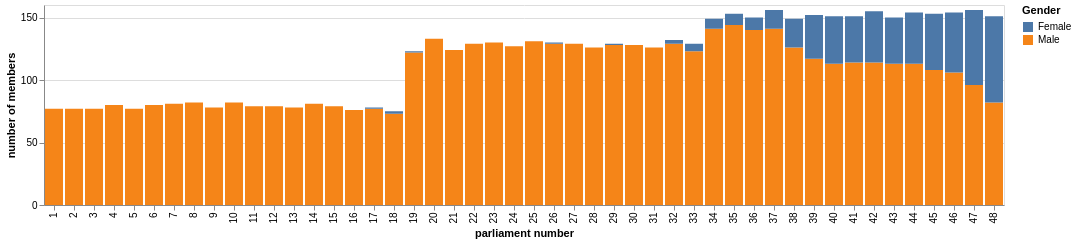
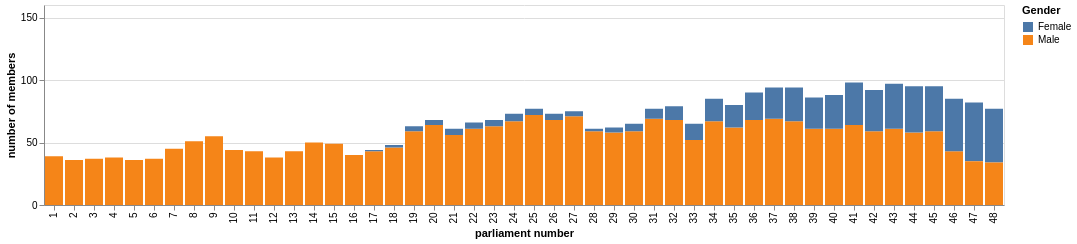

Notebook cell for these charts, in order:
### Markdown cell above
The aggregated data from the Parliamentary Handbook doesn't specify which house a member was in during a particular parliament. To find that, we can compare their service details with the dates of each parliament. Once we've split the parliaments data into houses, we can chart the gender breakdown by house.

### Code cell
#| label: fig-gender-parliaments-split
#| layout: [[1], [1]]
#| fig-cap: "Gender breakdown by parliament and house"
#| fig-subcap: 
#|   - "House of Representatives"
#|   - "Senate"

# Load data about parliaments
df_parl_dates = pd.read_json("https://handbookapi.aph.gov.au/api/StatisticalInformation/Parliaments", convert_dates=["DateElection", "DateDissolution"])

def is_in_range(dates, parl_num):
    """
    Checks to see if the supplied date range overlaps with the date range of the specified parliament
    """
    # Parliament dates
    date_start, date_end = list(df_parl_dates.iloc[df_parl_dates["Number"] == parl_num][["DateElection", "DateDissolution"]].values[0])
    # Service dates to test for overlap
    test_dates = [datetime.fromisoformat(d) for d in dates]
    if pd.notnull(date_end):
        return date_start <= test_dates[1] and date_end >= test_dates[0]
    else:
        return date_start <= test_dates[1] and datetime.now() >= test_dates[0]

def check_dates(dates, parls):
    """
    Compares a list of service dates with the dates of the supplied parliaments.
    Returns a list of parliaments ids that overlap.
    """
    checked_parls = []
    for parl_num in parls:
        for date in dates:
            if is_in_range(date, parl_num):
                checked_parls.append(parl_num)
    return list(set(checked_parls))

def find_house_parliaments(row):
    """
    Try to identify which house a member was in for the list of parliaments in the `RepresentedParliaments` field.
    """
    # Members who only served in one house
    if len(row["MPorSenator"]) == 1:
        if row["MPorSenator"][0] == "Member":
            house_parls = row["RepresentedParliaments"]
            senate_parls = []
        else:
            senate_parls = row["RepresentedParliaments"]
            house_parls = []
    # Members who served in both houses
    else:
        senate_dates = []
        house_dates = []
        # Get service records, these don't say what house they relate to
        services = row["PartyParliamentaryService"]
        # Get electorate records, these obviously are for Reps only
        electorates = row["ElectorateService"]
        elec_dates = [e["ServiceStart"] for e in electorates]
        # Looks for matches between the dates of service records and elecorate records
        # If the dates match then the service record relates to Reps,
        # otherwise it's a Senate record.
        for service in services:
            if service["DateStart"] in elec_dates:
                house_dates.append([service["DateStart"], service["DateEnd"]])
            else:
                senate_dates.append([service["DateStart"], service["DateEnd"]])
        # Get parliaments that overlap with service records
        house_parls = check_dates(house_dates, row["RepresentedParliaments"])
        senate_parls = check_dates(senate_dates, row["RepresentedParliaments"])
        
    return pd.Series([house_parls, senate_parls])

df[["house_parls", "senate_parls"]] = df.apply(find_house_parliaments, axis=1)

df_house_parls = df.explode("house_parls", ignore_index=True)
df_senate_parls = df.explode("senate_parls", ignore_index=True)

parl_gender_house = df_house_parls.value_counts(["Gender", "house_parls"]).to_frame().reset_index()
parl_gender_house.columns = ["Gender", "parls", "count"]
parl_gender_house_chart = parl_gender_base.properties(data=parl_gender_house, height=200)

parl_gender_senate = df_senate_parls.value_counts(["Gender", "senate_parls"]).to_frame().reset_index()
parl_gender_senate.columns = ["Gender", "parls", "count"]
parl_gender_senate_chart = parl_gender_base.properties(data=parl_gender_senate, height=200)
parl_gender_senate_chart.encoding.y = parl_gender_senate_chart.encoding.y.scale(domain=(0, 160))

display(parl_gender_house_chart, parl_gender_senate_chart)

### Figure 1 — Vega-Lite specification as saved in the notebook (floating-point values rounded to 4 significant figures)
{"config": {"view": {"continuousWidth": 300, "continuousHeight": 300}}, "data": {"name": "data-9d3829d5e08ed9ee607aba2671540acc"}, "mark": {"type": "bar"}, "encoding": {"color": {"field": "Gender", "type": "nominal"}, "tooltip": [{"field": "parls", "title": "parliament", "type": "quantitative"}, {"field": "Gender", "title": "gender", "type": "nominal"}, {"field": "count", "title": "number of members", "type": "quantitative"}], "x": {"field": "parls", "title": "parliament number", "type": "ordinal"}, "y": {"field": "count", "scale": {"domain": [0, 160]}, "stack": true, "title": "number of members", "type": "quantitative"}}, "height": 200, "width": "container", "$schema": "https://vega.github.io/schema/vega-lite/v6.4.1.json", "datasets": {"data-9d3829d5e08ed9ee607aba2671540acc": [{"Gender": "Male", "parls": 35, "count": 144}, {"Gender": "Male", "parls": 37, "count": 141}, {"Gender": "Male", "parls": 34, "count": 141}, {"Gender": "Male", "parls": 36, "count": 140}, {"Gender": "Male", "parls": 20, "count": 133}, {"Gender": "Male", "parls": 25, "count": 131}, {"Gender": "Male", "parls": 23, "count": 130}, {"Gender": "Male", "parls": 32, "count": 129}, {"Gender": "Male", "parls": 22, "count": 129}, {"Gender": "Male", "parls": 26, "count": 129}, {"Gender": "Male", "parls": 27, "count": 129}, {"Gender": "Male", "parls": 30, "count": 128}, {"Gender": "Male", "parls": 29, "count": 128}, {"Gender": "Male", "parls": 24, "count": 127}, {"Gender": "Male", "parls": 38, "count": 126}, {"Gender": "Male", "parls": 28, "count": 126}, {"Gender": "Male", "parls": 31, "count": 126}, {"Gender": "Male", "parls": 21, "count": 124}, {"Gender": "Male", "parls": 33, "count": 123}, {"Gender": "Male", "parls": 19, "count": 122}, {"Gender": "Male", "parls": 39, "count": 117}, {"Gender": "Male", "parls": 41, "count": 114}, {"Gender": "Male", "parls": 42, "count": 114}, {"Gender": "Male", "parls": 40, "count": 113}, {"Gender": "Male", "parls": 43, "count": 113}, {"Gender": "Male", "parls": 44, "count": 113}, {"Gender": "Male", "parls": 45, "count": 108}, {"Gender": "Male", "parls": 46, "count": 106}, {"Gender": "Male", "parls": 47, "count": 96}, {"Gender": "Male", "parls": 10, "count": 82}, {"Gender": "Male", "parls": 48, "count": 82}, {"Gender": "Male", "parls": 8, "count": 82}, {"Gender": "Male", "parls": 14, "count": 81}, {"Gender": "Male", "parls": 7, "count": 81}, {"Gender": "Male", "parls": 6, "count": 80}, {"Gender": "Male", "parls": 4, "count": 80}, {"Gender": "Male", "parls": 11, "count": 79}, {"Gender": "Male", "parls": 12, "count": 79}, {"Gender": "Male", "parls": 15, "count": 79}, {"Gender": "Male", "parls": 13, "count": 78}, {"Gender": "Male", "parls": 9, "count": 78}, {"Gender": "Male", "parls": 17, "count": 77}, {"Gender": "Male", "parls": 5, "count": 77}, {"Gender": "Male", "parls": 3, "count": 77}, {"Gender": "Male", "parls": 1, "count": 77}, {"Gender": "Male", "parls": 2, "count": 77}, {"Gender": "Male", "parls": 16, "count": 76}, {"Gender": "Male", "parls": 18, "count": 73}, {"Gender": "Female", "parls": 48, "count": 69}, {"Gender": "Female", "parls": 47, "count": 60}, {"Gender": "Female", "parls": 46, "count": 48}, {"Gender": "Female", "parls": 45, "count": 45}, {"Gender": "Female", "parls": 44, "count": 41}, {"Gender": "Female", "parls": 42, "count": 41}, {"Gender": "Female", "parls": 40, "count": 38}, {"Gender": "Female", "parls": 43, "count": 37}, {"Gender": "Female", "parls": 41, "count": 37}, {"Gender": "Female", "parls": 39, "count": 35}, {"Gender": "Female", "parls": 38, "count": 23}, {"Gender": "Female", "parls": 37, "count": 15}, {"Gender": "Female", "parls": 36, "count": 10}, {"Gender": "Female", "parls": 35, "count": 9}, {"Gender": "Female", "parls": 34, "count": 8}, {"Gender": "Female", "parls": 33, "count": 6}, {"Gender": "Female", "parls": 32, "count": 3}, {"Gender": "Female", "parls": 18, "count": 2}, {"Gender": "Female", "parls": 26, "count": 1}, {"Gender": "Female", "parls": 29, "count": 1}, {"Gender": "Female", "parls": 17, "count": 1}, {"Gender": "Female", "parls": 19, "count": 1}]}}

### Figure 2 — Vega-Lite specification as saved in the notebook (floating-point values rounded to 4 significant figures)
{"config": {"view": {"continuousWidth": 300, "continuousHeight": 300}}, "data": {"name": "data-010b1bbc46c253185b3347ec768c8d59"}, "mark": {"type": "bar"}, "encoding": {"color": {"field": "Gender", "type": "nominal"}, "tooltip": [{"field": "parls", "title": "parliament", "type": "quantitative"}, {"field": "Gender", "title": "gender", "type": "nominal"}, {"field": "count", "title": "number of members", "type": "quantitative"}], "x": {"field": "parls", "title": "parliament number", "type": "ordinal"}, "y": {"field": "count", "scale": {"domain": [0, 160]}, "stack": true, "title": "number of members", "type": "quantitative"}}, "height": 200, "width": "container", "$schema": "https://vega.github.io/schema/vega-lite/v6.4.1.json", "datasets": {"data-010b1bbc46c253185b3347ec768c8d59": [{"Gender": "Male", "parls": 25, "count": 72}, {"Gender": "Male", "parls": 27, "count": 71}, {"Gender": "Male", "parls": 37, "count": 69}, {"Gender": "Male", "parls": 31, "count": 69}, {"Gender": "Male", "parls": 36, "count": 68}, {"Gender": "Male", "parls": 26, "count": 68}, {"Gender": "Male", "parls": 32, "count": 68}, {"Gender": "Male", "parls": 38, "count": 67}, {"Gender": "Male", "parls": 34, "count": 67}, {"Gender": "Male", "parls": 24, "count": 67}, {"Gender": "Male", "parls": 41, "count": 64}, {"Gender": "Male", "parls": 20, "count": 64}, {"Gender": "Male", "parls": 23, "count": 63}, {"Gender": "Male", "parls": 35, "count": 62}, {"Gender": "Male", "parls": 39, "count": 61}, {"Gender": "Male", "parls": 40, "count": 61}, {"Gender": "Male", "parls": 43, "count": 61}, {"Gender": "Male", "parls": 22, "count": 61}, {"Gender": "Male", "parls": 42, "count": 59}, {"Gender": "Male", "parls": 45, "count": 59}, {"Gender": "Male", "parls": 19, "count": 59}, {"Gender": "Male", "parls": 28, "count": 59}, {"Gender": "Male", "parls": 30, "count": 59}, {"Gender": "Male", "parls": 44, "count": 58}, {"Gender": "Male", "parls": 29, "count": 58}, {"Gender": "Male", "parls": 21, "count": 56}, {"Gender": "Male", "parls": 9, "count": 55}, {"Gender": "Male", "parls": 33, "count": 52}, {"Gender": "Male", "parls": 8, "count": 51}, {"Gender": "Male", "parls": 14, "count": 50}, {"Gender": "Male", "parls": 15, "count": 49}, {"Gender": "Female", "parls": 47, "count": 47}, {"Gender": "Male", "parls": 18, "count": 46}, {"Gender": "Male", "parls": 7, "count": 45}, {"Gender": "Male", "parls": 10, "count": 44}, {"Gender": "Male", "parls": 11, "count": 43}, {"Gender": "Male", "parls": 46, "count": 43}, {"Gender": "Female", "parls": 48, "count": 43}, {"Gender": "Male", "parls": 17, "count": 43}, {"Gender": "Male", "parls": 13, "count": 43}, {"Gender": "Female", "parls": 46, "count": 42}, {"Gender": "Male", "parls": 16, "count": 40}, {"Gender": "Male", "parls": 1, "count": 39}, {"Gender": "Male", "parls": 4, "count": 38}, {"Gender": "Male", "parls": 12, "count": 38}, {"Gender": "Male", "parls": 6, "count": 37}, {"Gender": "Male", "parls": 3, "count": 37}, {"Gender": "Female", "parls": 44, "count": 37}, {"Gender": "Female", "parls": 43, "count": 36}, {"Gender": "Female", "parls": 45, "count": 36}, {"Gender": "Male", "parls": 2, "count": 36}, {"Gender": "Male", "parls": 5, "count": 36}, {"Gender": "Male", "parls": 47, "count": 35}, {"Gender": "Female", "parls": 41, "count": 34}, {"Gender": "Male", "parls": 48, "count": 34}, {"Gender": "Female", "parls": 42, "count": 33}, {"Gender": "Female", "parls": 38, "count": 27}, {"Gender": "Female", "parls": 40, "count": 27}, {"Gender": "Female", "parls": 39, "count": 25}, {"Gender": "Female", "parls": 37, "count": 25}, {"Gender": "Female", "parls": 36, "count": 22}, {"Gender": "Female", "parls": 35, "count": 18}, {"Gender": "Female", "parls": 34, "count": 18}, {"Gender": "Female", "parls": 33, "count": 13}, {"Gender": "Female", "parls": 32, "count": 11}, {"Gender": "Female", "parls": 31, "count": 8}, {"Gender": "Female", "parls": 24, "count": 6}, {"Gender": "Female", "parls": 30, "count": 6}, {"Gender": "Female", "parls": 25, "count": 5}, {"Gender": "Female", "parls": 26, "count": 5}, {"Gender": "Female", "parls": 21, "count": 5}, {"Gender": "Female", "parls": 22, "count": 5}, {"Gender": "Female", "parls": 23, "count": 5}, {"Gender": "Female", "parls": 27, "count": 4}, {"Gender": "Female", "parls": 29, "count": 4}, {"Gender": "Female", "parls": 19, "count": 4}, {"Gender": "Female", "parls": 20, "count": 4}, {"Gender": "Female", "parls": 28, "count": 2}, {"Gender": "Female", "parls": 18, "count": 2}, {"Gender": "Female", "parls": 17, "count": 1}]}}
